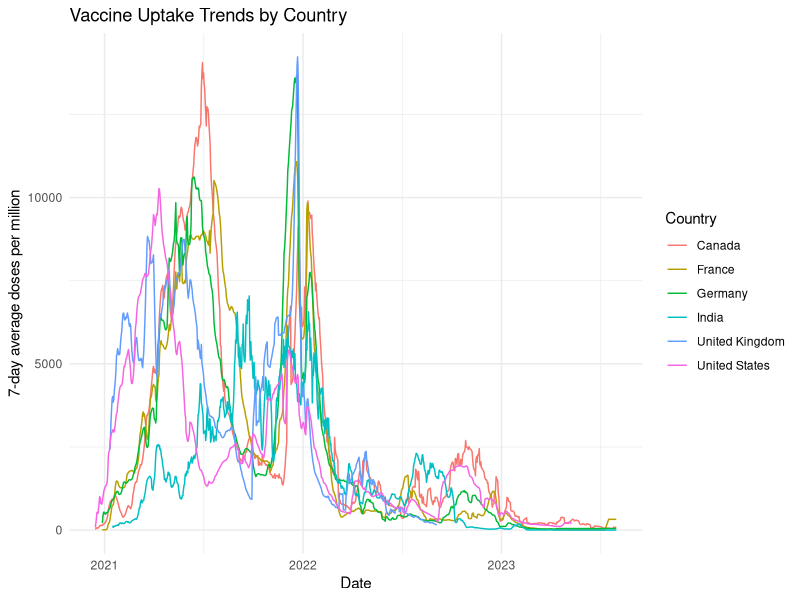
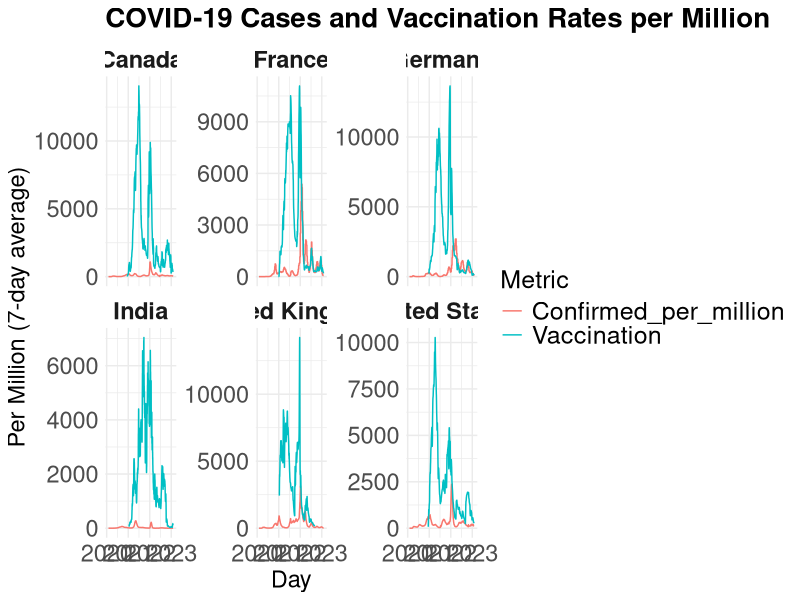
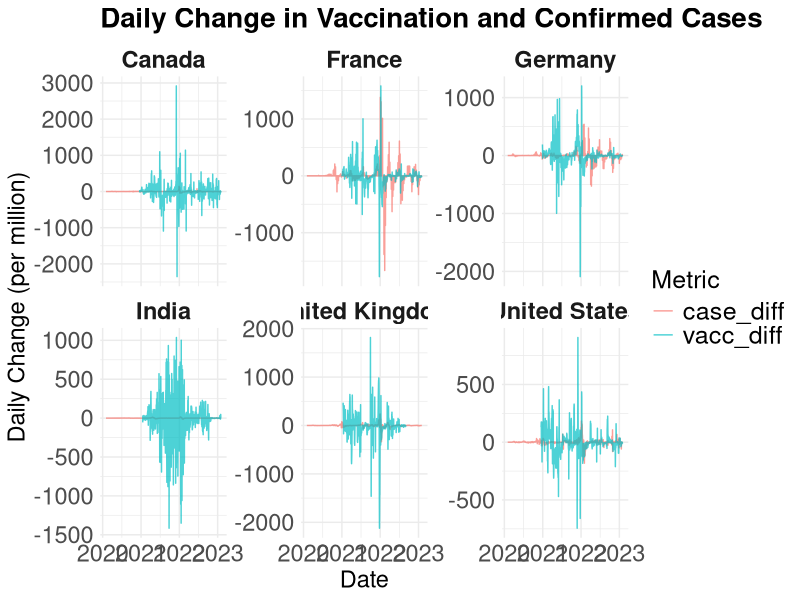
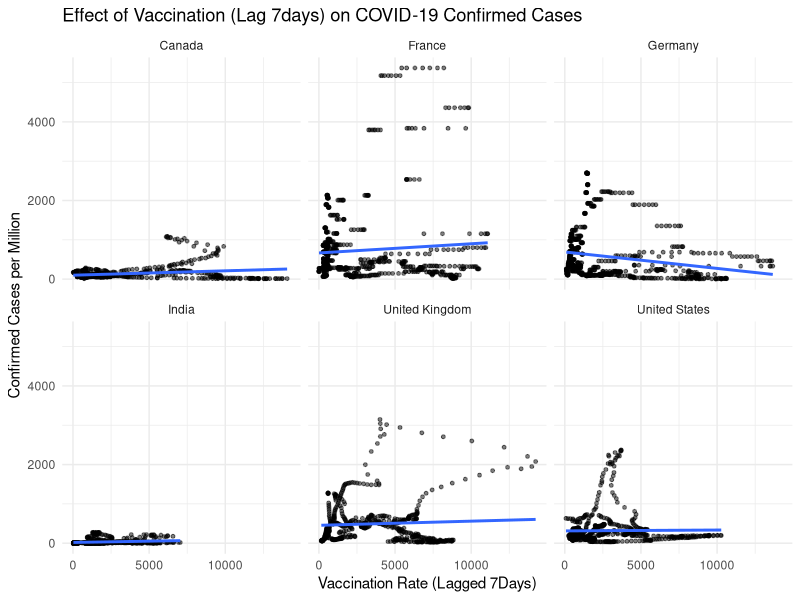
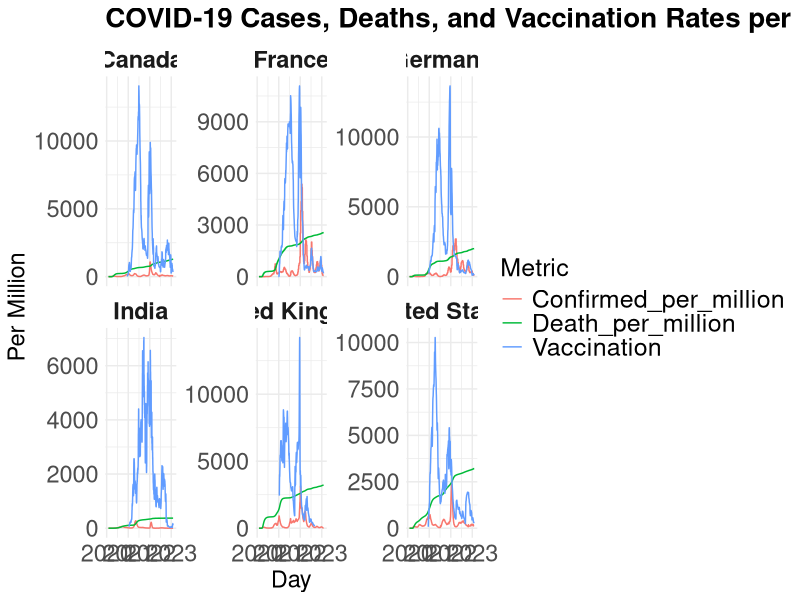

These charts were generated, in order, by the following R code:
## ---- chunk 1
knitr::opts_chunk$set(
  warning = FALSE,
  message = FALSE,
  echo = FALSE
)
## ---- chunk 2
library(tidyverse)
library(lubridate)
library(ggplot2)
case = read_csv("data/COVID-19 confirmed case per million.csv")
death = read_csv("data/Total confirmed deaths due to COVID-19 per 100,000 people.csv")
vaccine = read_csv("data/COVID-19 vaccination.csv")

names(case)[1] <- "Day"
names(vaccine)[1] <- "Day"
names(death)[1] <- "Day"
## ---- chunk 3
case_long = case |>
  pivot_longer(-Day, names_to = "Country", 
               values_to = "Confirmed_per_million") |>
  mutate(Day = ymd(Day))

death_long = death |>
  pivot_longer(-Day, names_to = "Country",
               values_to = "Death_per_100k") |>
  mutate(Day = ymd(Day),
         Death_per_million = Death_per_100k * 10)
## ---- chunk 4
names(vaccine) <- c("Day", "Canada", "France", "Germany", "India", "United Kingdom", "United States")

vacc_long <- vaccine |> 
  pivot_longer(-Day, names_to = "Country", values_to = "Vaccination") |>
  mutate(Day = ymd(Day), 
         Doses = as.numeric(Vaccination)) |>
  filter(!is.na(Vaccination))

merge1 = left_join(case_long,vacc_long, by = c("Day", "Country"))
merge2 = left_join(merge1, death_long |> 
                     select(Day, Country, Death_per_million),
                   by = c("Day", "Country"))
## ---- chunk 5
#| label: fig-vacc-trend
#| fig-cap: "Figure: COVID-19 vaccine: 7-day average doses per million (by country)"

vacc_long |> 
  ggplot(aes(x = Day, y = Vaccination, color = Country)) +
  geom_line(linewidth = 0.5) +
  labs(x = "Date", y = "7-day average doses per million",
       title = "Vaccine Uptake Trends by Country") +
  theme_minimal()
## ---- chunk 6
#| label: tbl-vacc-summary
#| tbl-cap: "Table: Summary of vaccination data coverage (start-end date by country)"
library(knitr)
vacc_long |> 
  group_by(Country) |> 
  summarise(Start = min(Day, na.rm = TRUE), 
            End = max(Day, na.rm = TRUE)) |> 
  knitr::kable()
## ---- chunk 7
#| label: fig-vacc-vs-case
#| fig-cap: "Figure: Comparison of confirmed cases and vaccination rates per million (by country)"
merge1 |> 
  pivot_longer(cols = c("Confirmed_per_million", "Vaccination"),
               names_to = "Metric", values_to = "Value") |>
  ggplot(aes(x = Day, y = Value, color = Metric)) +
  geom_line() +
  facet_wrap(~Country, scales = "free_y") +
  labs(title = "COVID-19 Cases and Vaccination Rates per Million",
       y = "Per Million (7-day average)", x = "Day") +
  theme_minimal() + theme(
    plot.title = element_text(size = 20, face = "bold"),
    axis.title = element_text(size = 17),
    axis.text = element_text(size = 17),
    legend.title = element_text(size = 18),
    legend.text = element_text(size = 18),
    strip.text = element_text(size = 17, face = "bold")
  )
## ---- chunk 8
#| label: fig-daily-change
#| fig-cap: "	Figure: Daily changes in confirmed cases and vaccine doses per million"
merge_diff = merge1 |> 
  group_by(Country) |>
  arrange(Day) |>
  mutate(
    case_diff = Confirmed_per_million - lag(Confirmed_per_million),
    vacc_diff = Vaccination - lag(Vaccination)) |>
  pivot_longer(cols = c(case_diff, vacc_diff), 
               names_to = "Metric", values_to = "Value") |>
  filter(!is.na(Value))
merge_diff |>
  ggplot(aes(x = Day, y = Value, color = Metric)) +
  geom_line(alpha = 0.7) +
  facet_wrap(~Country, scales = "free_y") +
  labs(title = "Daily Change in Vaccination and Confirmed Cases",
       y = "Daily Change (per million)", x = "Date") +
  theme_minimal() + theme(
    plot.title = element_text(size = 20, face = "bold"),
    axis.title = element_text(size = 17),
    axis.text = element_text(size = 17),
    legend.title = element_text(size = 18),
    legend.text = element_text(size = 18),
    strip.text = element_text(size = 17, face = "bold")
  )
## ---- chunk 9
#| label: fig-lag-effect
#| fig-cap: "Figure: Lagged vaccination rate vs confirmed cases (7-day lag, by country)"
merge1_lag = merge1 |> 
  group_by(Country) |> 
  arrange(Day) |> 
  mutate(vacc_7 = lag(Vaccination, 7))

ggplot(merge1_lag, aes(x = vacc_7, y = Confirmed_per_million)) +
  geom_point(size = 1, alpha = 0.5) +
  geom_smooth(method = "lm", se = FALSE) +
  facet_wrap(~Country) +
  labs(title = "Effect of Vaccination (Lag 7days) on COVID-19 Confirmed Cases",
       x = "Vaccination Rate (Lagged 7Days)", 
       y = "Confirmed Cases per Million") +
  theme_minimal()
## ---- chunk 10
#| label: fig-case-death-vacc
#| fig-cap: "Figure: COVID-19 confirmed case-death rates-vaccination by country)"
merge2 = left_join(merge1, death_long |>
                     select(Day, Country, Death_per_million), 
                   by = c("Day", "Country"))
merge2 |> 
  pivot_longer(cols = c("Confirmed_per_million", 
                        "Vaccination", 
                        "Death_per_million"),
               names_to = "Metric", values_to = "Value") |>
  ggplot(aes(x = Day, y = Value, color = Metric)) +
  geom_line(linewidth = 0.5) +
  facet_wrap( ~ Country, scales = "free_y") +
  labs(title = "COVID-19 Cases, Deaths, and Vaccination Rates per Million",
       y = "Per Million", x = "Day") +
  
  theme_minimal() + theme(
    plot.title = element_text(size = 20, face = "bold"),
    axis.title = element_text(size = 17),
    axis.text = element_text(size = 17),
    legend.title = element_text(size = 18),
    legend.text = element_text(size = 18),
    strip.text = element_text(size = 17, face = "bold")
  )
